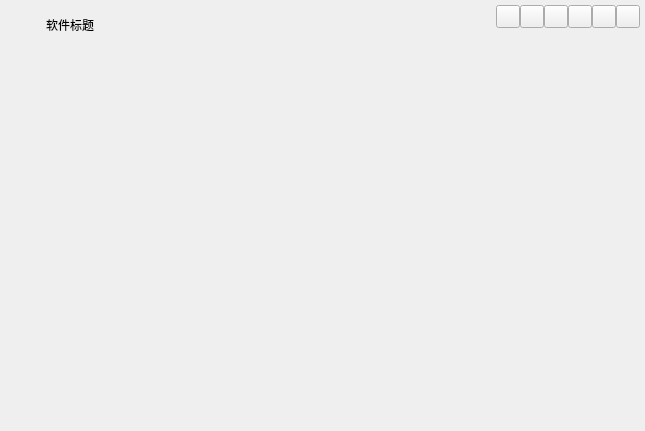
<?xml version="1.0" encoding="UTF-8"?>
<ui version="4.0">
 <class>FramelessWidget</class>
 <widget class="QWidget" name="FramelessWidget">
  <property name="geometry">
   <rect>
    <x>0</x>
    <y>0</y>
    <width>645</width>
    <height>431</height>
   </rect>
  </property>
  <property name="sizePolicy">
   <sizepolicy hsizetype="Preferred" vsizetype="Fixed">
    <horstretch>0</horstretch>
    <verstretch>0</verstretch>
   </sizepolicy>
  </property>
  <property name="windowTitle">
   <string>FramelessWidget</string>
  </property>
  <property name="styleSheet">
   <string notr="true"/>
  </property>
  <layout class="QGridLayout" name="gridLayout">
   <property name="leftMargin">
    <number>5</number>
   </property>
   <property name="topMargin">
    <number>5</number>
   </property>
   <property name="rightMargin">
    <number>5</number>
   </property>
   <property name="bottomMargin">
    <number>5</number>
   </property>
   <property name="spacing">
    <number>0</number>
   </property>
   <item row="0" column="0">
    <widget class="QWidget" name="windowFrame" native="true">
     <layout class="QVBoxLayout" name="verticalLayout">
      <property name="spacing">
       <number>0</number>
      </property>
      <property name="leftMargin">
       <number>0</number>
      </property>
      <property name="topMargin">
       <number>0</number>
      </property>
      <property name="rightMargin">
       <number>0</number>
      </property>
      <property name="bottomMargin">
       <number>0</number>
      </property>
      <item>
       <widget class="QWidget" name="windowTitlebar" native="true">
        <property name="sizePolicy">
         <sizepolicy hsizetype="Preferred" vsizetype="Fixed">
          <horstretch>0</horstretch>
          <verstretch>0</verstretch>
         </sizepolicy>
        </property>
        <property name="minimumSize">
         <size>
          <width>0</width>
          <height>50</height>
         </size>
        </property>
        <property name="maximumSize">
         <size>
          <width>16777215</width>
          <height>50</height>
         </size>
        </property>
        <layout class="QHBoxLayout" name="horizontalLayout_2" stretch="0,1,0">
         <property name="topMargin">
          <number>0</number>
         </property>
         <property name="rightMargin">
          <number>0</number>
         </property>
         <item>
          <widget class="QLabel" name="label_icon">
           <property name="minimumSize">
            <size>
             <width>24</width>
             <height>0</height>
            </size>
           </property>
           <property name="maximumSize">
            <size>
             <width>24</width>
             <height>24</height>
            </size>
           </property>
           <property name="pixmap">
            <pixmap resource="images.qrc">:/images/icon.png</pixmap>
           </property>
           <property name="alignment">
            <set>Qt::AlignCenter</set>
           </property>
          </widget>
         </item>
         <item>
          <widget class="QLabel" name="label_title">
           <property name="text">
            <string>软件标题</string>
           </property>
          </widget>
         </item>
         <item>
          <layout class="QVBoxLayout" name="verticalLayout_2">
           <item>
            <layout class="QHBoxLayout" name="horizontalLayout" stretch="0,0,0,0,0,0">
             <property name="spacing">
              <number>0</number>
             </property>
             <item>
              <widget class="QToolButton" name="toolButton_full_exit">
               <property name="text">
                <string/>
               </property>
              </widget>
             </item>
             <item>
              <widget class="QToolButton" name="toolButton_full">
               <property name="text">
                <string/>
               </property>
              </widget>
             </item>
             <item>
              <widget class="QToolButton" name="toolButton_min">
               <property name="text">
                <string/>
               </property>
              </widget>
             </item>
             <item>
              <widget class="QToolButton" name="toolButton_restore">
               <property name="text">
                <string/>
               </property>
              </widget>
             </item>
             <item>
              <widget class="QToolButton" name="toolButton_max">
               <property name="text">
                <string/>
               </property>
              </widget>
             </item>
             <item>
              <widget class="QToolButton" name="toolButton_close">
               <property name="text">
                <string/>
               </property>
              </widget>
             </item>
            </layout>
           </item>
           <item>
            <spacer name="verticalSpacer">
             <property name="orientation">
              <enum>Qt::Vertical</enum>
             </property>
             <property name="sizeHint" stdset="0">
              <size>
               <width>20</width>
               <height>40</height>
              </size>
             </property>
            </spacer>
           </item>
          </layout>
         </item>
        </layout>
       </widget>
      </item>
      <item>
       <widget class="QWidget" name="windowContent" native="true"/>
      </item>
     </layout>
    </widget>
   </item>
  </layout>
 </widget>
 <layoutdefault spacing="6" margin="11"/>
 <resources>
  <include location="images.qrc"/>
 </resources>
 <connections/>
</ui>
